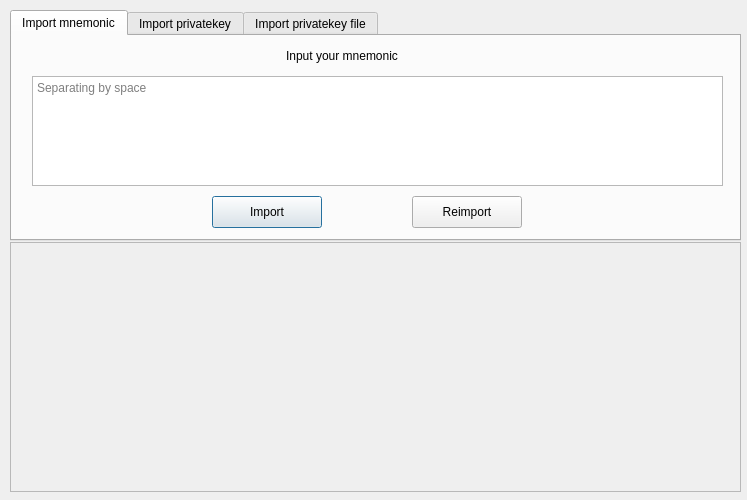
<?xml version="1.0" encoding="UTF-8"?>
<ui version="4.0">
 <class>MnemonicDialog</class>
 <widget class="QDialog" name="MnemonicDialog">
  <property name="geometry">
   <rect>
    <x>0</x>
    <y>0</y>
    <width>747</width>
    <height>500</height>
   </rect>
  </property>
  <property name="windowTitle">
   <string>Import – recovery phrase/private key</string>
  </property>
  <widget class="QTabWidget" name="tabWidget">
   <property name="geometry">
    <rect>
     <x>10</x>
     <y>10</y>
     <width>731</width>
     <height>231</height>
    </rect>
   </property>
   <property name="currentIndex">
    <number>0</number>
   </property>
   <property name="elideMode">
    <enum>Qt::ElideMiddle</enum>
   </property>
   <widget class="QWidget" name="mnemonictab">
    <attribute name="title">
     <string>Import mnemonic</string>
    </attribute>
    <widget class="QLabel" name="label">
     <property name="geometry">
      <rect>
       <x>60</x>
       <y>10</y>
       <width>540</width>
       <height>20</height>
      </rect>
     </property>
     <property name="text">
      <string>Input your mnemonic</string>
     </property>
     <property name="alignment">
      <set>Qt::AlignCenter</set>
     </property>
    </widget>
    <widget class="QPushButton" name="importMnemonic">
     <property name="geometry">
      <rect>
       <x>200</x>
       <y>160</y>
       <width>110</width>
       <height>32</height>
      </rect>
     </property>
     <property name="text">
      <string>Import</string>
     </property>
    </widget>
    <widget class="QTextEdit" name="mnemonicEdit">
     <property name="geometry">
      <rect>
       <x>20</x>
       <y>40</y>
       <width>691</width>
       <height>110</height>
      </rect>
     </property>
     <property name="placeholderText">
      <string>Separating by space</string>
     </property>
    </widget>
    <widget class="QPushButton" name="reimportMnemonic">
     <property name="geometry">
      <rect>
       <x>400</x>
       <y>160</y>
       <width>110</width>
       <height>32</height>
      </rect>
     </property>
     <property name="text">
      <string>Reimport</string>
     </property>
    </widget>
   </widget>
   <widget class="QWidget" name="privatekeytab">
    <attribute name="title">
     <string>Import privatekey</string>
    </attribute>
    <widget class="QLineEdit" name="privatekeyEdit">
     <property name="geometry">
      <rect>
       <x>20</x>
       <y>40</y>
       <width>691</width>
       <height>110</height>
      </rect>
     </property>
     <property name="alignment">
      <set>Qt::AlignLeading|Qt::AlignLeft|Qt::AlignTop</set>
     </property>
     <property name="placeholderText">
      <string>example: L2pVnppu4S12FDFTn6sCoyvfCU4QiedHVxNyqJQ63Kty6gGRm1Mz</string>
     </property>
    </widget>
    <widget class="QPushButton" name="importPrivatekey">
     <property name="geometry">
      <rect>
       <x>200</x>
       <y>160</y>
       <width>110</width>
       <height>32</height>
      </rect>
     </property>
     <property name="text">
      <string>Import</string>
     </property>
    </widget>
    <widget class="QLabel" name="label_2">
     <property name="geometry">
      <rect>
       <x>60</x>
       <y>10</y>
       <width>540</width>
       <height>20</height>
      </rect>
     </property>
     <property name="text">
      <string>Input single privatekey</string>
     </property>
     <property name="alignment">
      <set>Qt::AlignCenter</set>
     </property>
    </widget>
    <widget class="QPushButton" name="reimportPrivatekey">
     <property name="geometry">
      <rect>
       <x>400</x>
       <y>160</y>
       <width>110</width>
       <height>32</height>
      </rect>
     </property>
     <property name="text">
      <string>Reimport</string>
     </property>
    </widget>
   </widget>
   <widget class="QWidget" name="tab">
    <attribute name="title">
     <string>Import privatekey file</string>
    </attribute>
    <widget class="QLabel" name="label_4">
     <property name="geometry">
      <rect>
       <x>60</x>
       <y>10</y>
       <width>540</width>
       <height>20</height>
      </rect>
     </property>
     <property name="text">
      <string>Input privatekey file</string>
     </property>
     <property name="alignment">
      <set>Qt::AlignCenter</set>
     </property>
    </widget>
    <widget class="QLineEdit" name="fileEdit">
     <property name="geometry">
      <rect>
       <x>20</x>
       <y>50</y>
       <width>631</width>
       <height>21</height>
      </rect>
     </property>
    </widget>
    <widget class="QPushButton" name="importWallet">
     <property name="geometry">
      <rect>
       <x>200</x>
       <y>160</y>
       <width>110</width>
       <height>32</height>
      </rect>
     </property>
     <property name="text">
      <string>Import</string>
     </property>
    </widget>
    <widget class="QPushButton" name="fileButton">
     <property name="geometry">
      <rect>
       <x>660</x>
       <y>45</y>
       <width>51</width>
       <height>32</height>
      </rect>
     </property>
     <property name="text">
      <string>...</string>
     </property>
    </widget>
    <widget class="QLabel" name="label_5">
     <property name="geometry">
      <rect>
       <x>20</x>
       <y>90</y>
       <width>641</width>
       <height>40</height>
      </rect>
     </property>
     <property name="text">
      <string>Tips: The private key file is the file exported by Bitcoin-Core 'dumpwallet filename', not the .dat file.</string>
     </property>
     <property name="alignment">
      <set>Qt::AlignLeading|Qt::AlignLeft|Qt::AlignVCenter</set>
     </property>
     <property name="wordWrap">
      <bool>true</bool>
     </property>
    </widget>
    <widget class="QPushButton" name="reimportWallet">
     <property name="geometry">
      <rect>
       <x>400</x>
       <y>160</y>
       <width>110</width>
       <height>32</height>
      </rect>
     </property>
     <property name="text">
      <string>Reimport</string>
     </property>
    </widget>
   </widget>
  </widget>
  <widget class="QTextBrowser" name="textBrowser">
   <property name="geometry">
    <rect>
     <x>10</x>
     <y>242</y>
     <width>731</width>
     <height>250</height>
    </rect>
   </property>
   <property name="palette">
    <palette>
     <active>
      <colorrole role="Base">
       <brush brushstyle="SolidPattern">
        <color alpha="0">
         <red>255</red>
         <green>255</green>
         <blue>255</blue>
        </color>
       </brush>
      </colorrole>
     </active>
     <inactive>
      <colorrole role="Base">
       <brush brushstyle="SolidPattern">
        <color alpha="0">
         <red>255</red>
         <green>255</green>
         <blue>255</blue>
        </color>
       </brush>
      </colorrole>
     </inactive>
     <disabled>
      <colorrole role="Base">
       <brush brushstyle="SolidPattern">
        <color alpha="255">
         <red>236</red>
         <green>236</green>
         <blue>236</blue>
        </color>
       </brush>
      </colorrole>
     </disabled>
    </palette>
   </property>
   <property name="sizeAdjustPolicy">
    <enum>QAbstractScrollArea::AdjustToContents</enum>
   </property>
   <property name="html">
    <string>&lt;!DOCTYPE HTML PUBLIC &quot;-//W3C//DTD HTML 4.0//EN&quot; &quot;http://www.w3.org/TR/REC-html40/strict.dtd&quot;&gt;
&lt;html&gt;&lt;head&gt;&lt;meta name=&quot;qrichtext&quot; content=&quot;1&quot; /&gt;&lt;style type=&quot;text/css&quot;&gt;
p, li { white-space: pre-wrap; }
&lt;/style&gt;&lt;/head&gt;&lt;body style=&quot; font-family:'.SF NS Text'; font-size:13pt; font-weight:400; font-style:normal;&quot;&gt;
&lt;p style=&quot;-qt-paragraph-type:empty; margin-top:0px; margin-bottom:0px; margin-left:0px; margin-right:0px; -qt-block-indent:0; text-indent:0px;&quot;&gt;&lt;br /&gt;&lt;/p&gt;&lt;/body&gt;&lt;/html&gt;</string>
   </property>
  </widget>
 </widget>
 <resources/>
 <connections/>
</ui>
